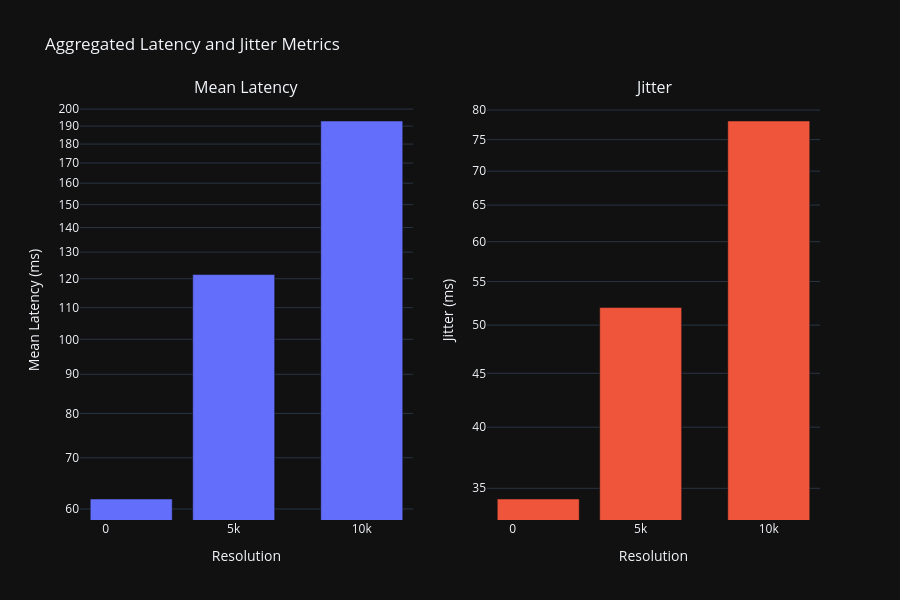

Notebook cell for this chart:
### Code cell
import plotly.express as px
import pandas as pd
from plotly.subplots import make_subplots
import plotly.graph_objects as go

# List to store the aggregated metrics
aggregated_metrics = []

# For each resolution, compute mean latency and jitter (standard deviation)
for resolution, models in response_time.items():
    # Combine all models for the current resolution
    combined_df = pd.DataFrame.from_dict(models)

    # Compute mean latency and mean jitter across all time points and workers
    mean_latency = combined_df.mean(axis=1).mean()  # mean across time points, then mean across workers
    jitter = combined_df.std(axis=1).mean()        # standard deviation across time points, then mean across workers

    # Store results
    aggregated_metrics.append({'Resolution': resolution, 'Mean Latency': mean_latency, 'Jitter': jitter})

# Create a DataFrame from the collected metrics
metrics_df = pd.DataFrame(aggregated_metrics)

# Create subplots for latency and jitter
fig = make_subplots(
    rows=1, cols=2, subplot_titles=("Mean Latency", "Jitter"),
    shared_yaxes=False  # Separate axes for latency and jitter
)

# Add bar plot for Mean Latency
fig.add_trace(
    go.Bar(x=metrics_df['Resolution'], y=metrics_df['Mean Latency'], name='Mean Latency'),
    row=1, col=1
)

# Add bar plot for Jitter
fig.add_trace(
    go.Bar(x=metrics_df['Resolution'], y=metrics_df['Jitter'], name='Jitter'),
    row=1, col=2
)

# Update layout and axis labels
fig.update_yaxes(title_text='Mean Latency (ms)', type="log", row=1, col=1)
fig.update_yaxes(title_text='Jitter (ms)', type="log", row=1, col=2)
fig.update_xaxes(title_text='Resolution', row=1, col=1)
fig.update_xaxes(title_text='Resolution', row=1, col=2)
fig.update_layout(
    title_text='Aggregated Latency and Jitter Metrics',
    height=600,
    showlegend=False
)

# Show the plot
fig.show()

### Figure 1 — Plotly figure (JSON) as saved in the notebook; plotly's stock layout.template omitted (floating-point values rounded to 4 significant figures)
{"data": [{"name": "Mean Latency", "x": [1000, 5000, 10000], "y": [61.83, 121.5, 192.9], "type": "bar", "xaxis": "x", "yaxis": "y"}, {"name": "Jitter", "x": [1000, 5000, 10000], "y": [34.19, 51.95, 78.11], "type": "bar", "xaxis": "x2", "yaxis": "y2"}], "layout": {"xaxis": {"anchor": "y", "domain": [0.0, 0.45], "title": {"text": "Resolution"}}, "yaxis": {"anchor": "x", "domain": [0.0, 1.0], "title": {"text": "Mean Latency (ms)"}, "type": "log"}, "xaxis2": {"anchor": "y2", "domain": [0.55, 1.0], "title": {"text": "Resolution"}}, "yaxis2": {"anchor": "x2", "domain": [0.0, 1.0], "title": {"text": "Jitter (ms)"}, "type": "log"}, "annotations": [{"font": {"size": 16}, "showarrow": false, "text": "Mean Latency", "x": 0.225, "xanchor": "center", "xref": "paper", "y": 1.0, "yanchor": "bottom", "yref": "paper"}, {"font": {"size": 16}, "showarrow": false, "text": "Jitter", "x": 0.775, "xanchor": "center", "xref": "paper", "y": 1.0, "yanchor": "bottom", "yref": "paper"}], "title": {"text": "Aggregated Latency and Jitter Metrics"}, "height": 600, "showlegend": false}}
